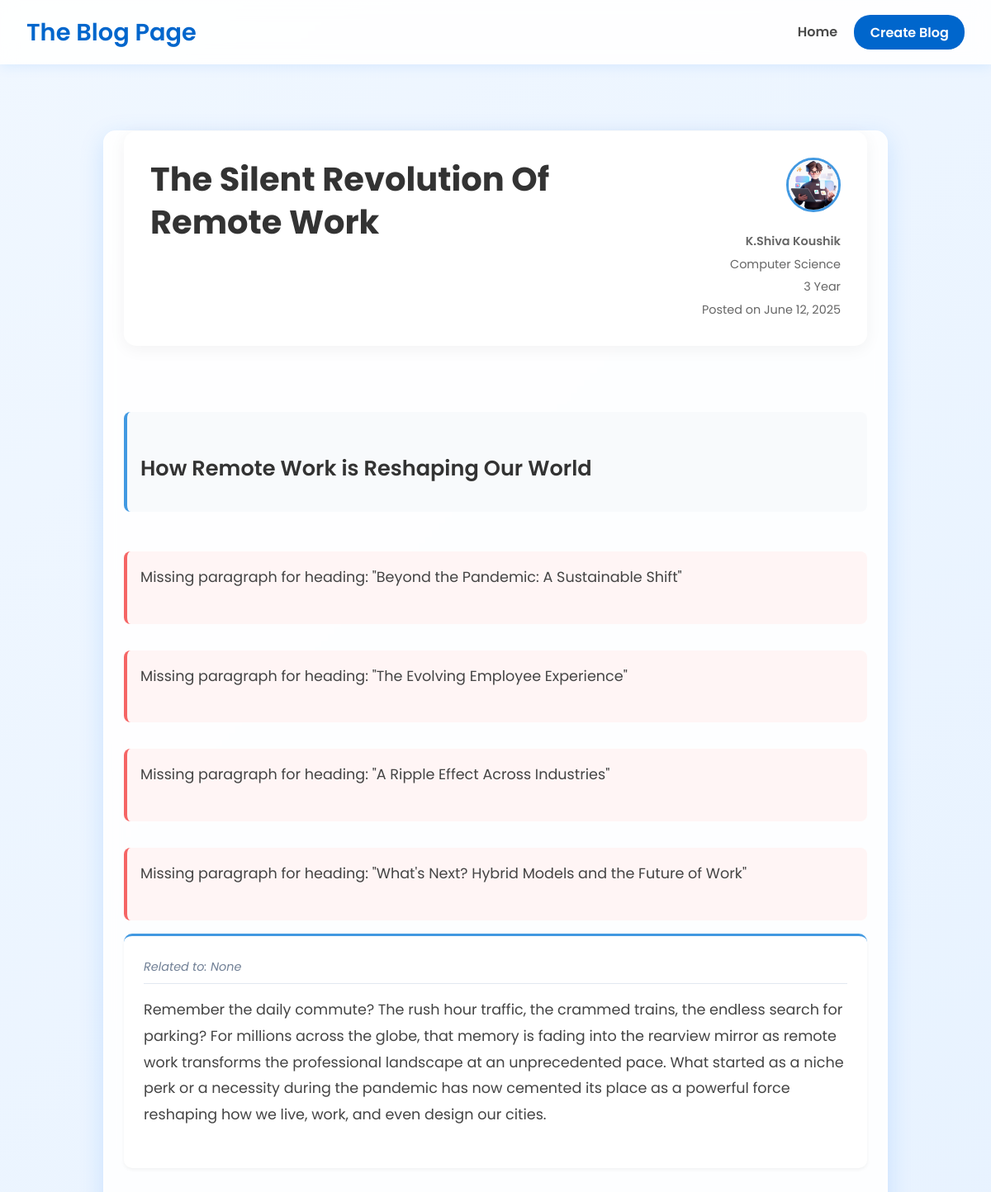
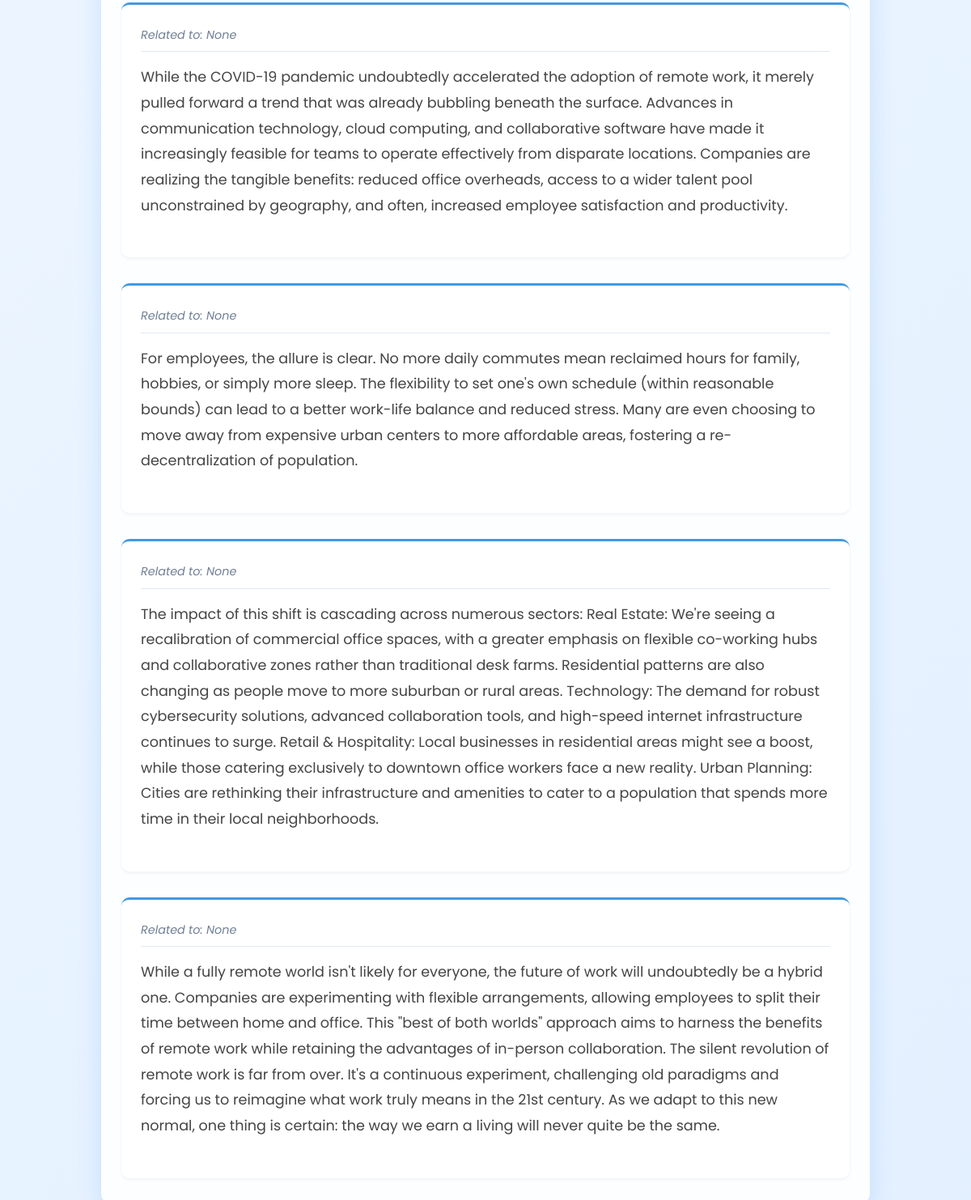
The app's page /blog/2/ with its own data (2 pictures, top to bottom).
### blog/models.py (models this page shows, shortened)
class Blog(models.Model):
    title = models.CharField(max_length=200)
    content = models.JSONField()
    author = models.ForeignKey(Author, on_delete=models.CASCADE, related_name='blogs')
    created_at = models.DateTimeField(auto_now_add=True)

class Author(models.Model):
    name = models.CharField(max_length=100)
    course = models.CharField(max_length=100)
    year = models.IntegerField()
    profile_picture = models.ImageField(upload_to='profile_pics/', null=True, blank=True)

### blog/views.py (the view)
# urls.py: path('blog/<int:pk>/', views.blog_detail, name='blog_detail'),
def blog_detail(request, pk):
    blog = get_object_or_404(Blog, pk=pk)
    return render(request, 'blog/blog_detail.html', {'blog': blog})

### blog/templates/blog/blog_detail.html (shortened to what this page needs)
{% extends "base.html" %}
{% load static %}
{% block content %}
<article class="blog-detail">
    <header class="blog-header">
        <div class="header-content">
            <h1 class="blog-title">{{ blog.title }}</h1>
            <div class="header-right">
                {% if blog.author.profile_picture %}
                    <img src="{{ blog.author.profile_picture.url }}" alt="" class="profile-image">
                {% endif %}
                <div class="author-details">
                    <span class="author-name">{{ blog.author.name }}</span>
                    <span class="author-meta">{{ blog.author.course }}</span>
                    <span class="author-meta">{{ blog.author.year }} Year</span>
                    <span class="author-meta">Posted on {{ blog.created_at|date:"F j, Y" }}</span>
                </div>
            </div>
        </div>
    </header>
    <div class="blog-content">
        {% if blog.content %}
            {% with current_heading=None %}
                {% for block in blog.content %}
                    {% if block.type == 'subheading' %}
                        {% if not forloop.last %}
                            {% with next_block=blog.content|slice:forloop.counter0|first %}
                                {% if next_block.type == 'subheading' %}
                                    <div class="content-block error-block">
                                        <p class="error-message">Missing paragraph for heading: "{{ block.value }}"</p>
                                    </div>
                                {% else %}
                                    <div class="content-block heading">
                                        <h2>{{ block.value }}</h2>
                                    </div>
                                {% endif %}
                            {% endwith %}
                        {% endif %}
                    {% elif block.type == 'paragraph' %}
                        <div class="content-block paragraph">
                            <div class="paragraph-header">
                                <span class="paragraph-title">Related to: {{ current_heading }}</span>
                            </div>
                            <p>{{ block.value }}</p>
                        </div>
                    {% endif %}
                {% endfor %}
            {% endwith %}
        {% else %}
            <p>No content available.</p>
        {% endif %}
    </div>
</article>
{% endblock %}

### static/blog/css/style.css (style rules this page uses)
body { font-family: 'Poppins', sans-serif; background-color: #f0f7ff; background-image: linear-gradient(135deg, #f0f7ff 0%, #e3f0ff 100%); color: #4A4A4A; margin: 0; line-height: 1.6; min-height: 100vh; }
header { display: flex; justify-content: space-between; align-items: center; padding: 1rem 2rem; background-color: rgba(255, 255, 255, 0.9); backdrop-filter: blur(10px); box-shadow: 0 2px 15px rgba(0, 123, 255, 0.1); }
.blog-content { flex: 1; display: flex; flex-direction: column; min-height: 160px; position: relative; }
.blog-content h2 { margin-top: 2rem; }
.blog-title { font-size: 1.2rem; margin-bottom: 0.75rem; color: #333; line-height: 1.3; }
.blog-title { color: #0066cc; }
.blog-detail { max-width: 800px; margin: 2rem auto; background: rgba(255, 255, 255, 0.9); backdrop-filter: blur(10px); border-radius: 15px; padding: 2.5rem; box-shadow: 0 8px 30px rgba(0, 123, 255, 0.15); border: 1px solid rgba(255, 255, 255, 0.7); }
.blog-detail .blog-title { font-size: 2.5rem; color: #333; margin-bottom: 1.5rem; }
.author-details { display: flex; flex-direction: column; }
.author-details span { color: #666; font-size: 0.9rem; }
.blog-detail .blog-content { margin-top: 2rem; padding-top: 1rem; }
.blog-detail .blog-content h2 { margin: 2rem 0 1rem; font-size: 1.6rem; color: #333; }
.blog-detail .blog-content p { margin-bottom: 1.5rem; line-height: 1.8; font-size: 1.1rem; color: #444; }

### blog/templates/blog/blog_detail.html (style rules this page uses)
.blog-detail { max-width: 900px; margin: 3rem auto; padding: 0 1.5rem; }
.blog-header { background: white; padding: 2rem; border-radius: 15px; box-shadow: 0 4px 20px rgba(0, 0, 0, 0.05); margin-bottom: 2rem; }
.header-content { display: flex; justify-content: space-between; align-items: flex-start; gap: 2rem; }
.blog-title { font-size: 2.5rem; color: #1a202c; margin: 0; flex: 1; }
.header-right { text-align: right; min-width: 200px; }
.profile-image { width: 60px; height: 60px; border-radius: 50%; object-fit: cover; border: 3px solid #4299e1; margin-bottom: 1rem; }
.author-details { display: flex; flex-direction: column; gap: 0.3rem; }
.author-name { font-size: 1.1rem; font-weight: 600; color: #2d3748; }
.author-meta { color: #718096; font-size: 0.9rem; }
.content-block { margin-bottom: 2rem; }
.paragraph-header { border-bottom: 1px solid #e2e8f0; padding-bottom: 0.5rem; margin-bottom: 1rem; }
.paragraph-title { color: #718096; font-size: 0.9rem; font-style: italic; }
.content-block.paragraph { background: #fff; padding: 1.5rem; border-radius: 10px; box-shadow: 0 2px 4px rgba(0,0,0,0.05); border-top: 3px solid #4299e1; }
.content-block.heading { margin-top: 2rem; border-left: 4px solid #4299e1; padding-left: 1rem; background: #f8fafc; padding: 1rem; border-radius: 8px; }
.content-block p { color: #4a5568; line-height: 1.8; font-size: 1.1rem; margin: 0; }
.content-block h2 { color: #2d3748; font-size: 1.8rem; font-weight: 600; margin: 0; }
.error-block { background: #fff5f5; border-left: 4px solid #f56565; padding: 1rem; margin: 1rem 0; border-radius: 8px; }
.error-message { color: #c53030; font-size: 0.9rem; margin: 0; }

### records on screen
Blog: title "The Silent Revolution Of Remote Work", author.profile_picture (picture), author.name "K.Shiva Koushik", author.course "Computer Science", author.year "3", created_at "June 12, 2025"

### other values on screen
{{ block.value }} "How Remote Work is Reshaping Our World"
{{ block.value }} "Beyond the Pandemic: A Sustainable Shift" "The Evolving Employee Experience" "A Ripple Effect Across Industries" "What's Next? Hybrid Models and the Future of Work"
{{ current_heading }} "None" "None" "None" "None" "None"
